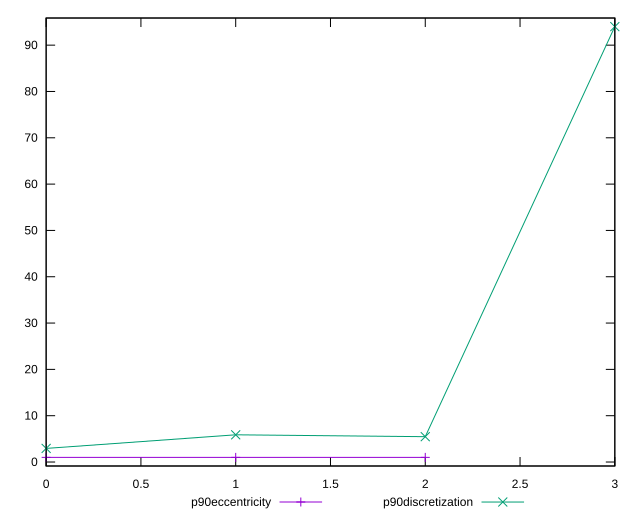

Write the gnuplot code that produced this figure.
reset

$p90Eccentricity <<EOF
0 1.000000000000001
1 1.0000000000000016
2 0.9999999999999988
EOF

$p90Discretization <<EOF
0 2.9375
1 5.875
2 5.470588235294118
3 94
EOF

set key outside below
set xrange [0:3]
set yrange [-0.8600000000000013:95.86]
set trange [-0.8600000000000013:95.86]
set terminal svg size 640, 520 enhanced background rgb 'white'
set output "reports/report_00030_2021-02-24T20-42-31.540Z/uses-rel-preload/progression/eccentricity.svg"

plot $p90Eccentricity title "p90eccentricity" with linespoints, \
     $p90Discretization title "p90discretization" with linespoints

reset
